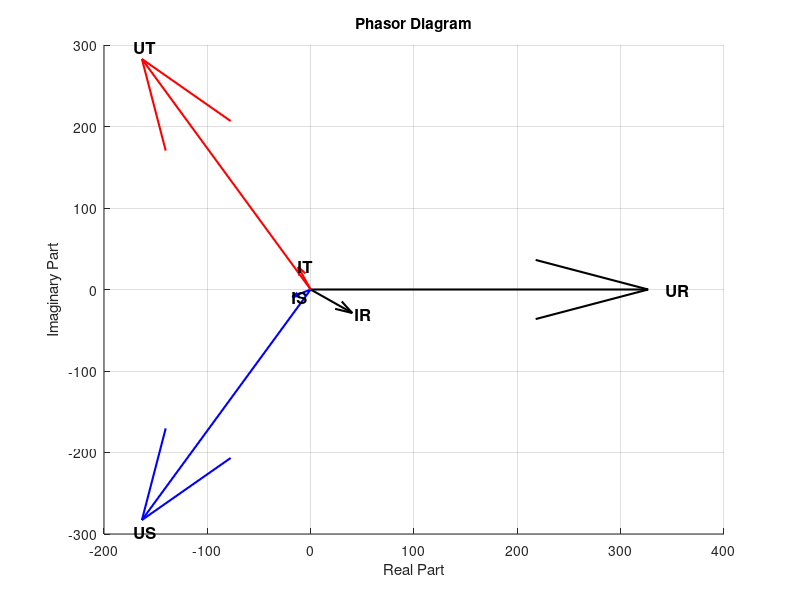

The MATLAB script that drew this image:
clear all;
close all;
%% data
ULLrms=400;
f1=50;
PM1=4700;
cosphiM1=0.85;
PM2=3500;
cosphiM2=0.82;
PMA=1700; %R
cosphiMA=0.71;
PR1=4300; %R-T
%% #1
IM1=PM1/(sqrt(3)*ULLrms*cosphiM1);
phiM1=acos(cosphiM1);
IM1R=sqrt(2)*IM1*(cos(-phiM1)+1i*sin(-phiM1));
IM1S=sqrt(2)*IM1*(cos(-phiM1-(2/3)*pi)+1i*sin(-phiM1-(2/3)*pi));
IM1T=sqrt(2)*IM1*(cos(-phiM1-(4/3)*pi)+1i*sin(-phiM1-(4/3)*pi));

IM2=PM2/(sqrt(3)*ULLrms*cosphiM2);
phiM2=acos(cosphiM2);
IM2R=sqrt(2)*IM2*(cos(-phiM2)+1i*sin(-phiM2));
IM2S=sqrt(2)*IM2*(cos(-phiM2-(2/3)*pi)+1i*sin(-phiM2-(2/3)*pi));
IM2T=sqrt(2)*IM2*(cos(-phiM2-(4/3)*pi)+1i*sin(-phiM2-(4/3)*pi));

IMA=PMA/((ULLrms/sqrt(3))*cosphiMA);
phiMA=acos(cosphiMA);
IMAc=sqrt(2)*IMA*(cos(-phiMA)+1i*sin(-phiMA));

IR1=PR1/ULLrms;
phiR1=-pi/6;
IR1c=sqrt(2)*IR1*(cos(phiR1)+1i*sin(phiR1));
%% #2
IRc=IM1R+IM2R+IR1c+IMAc
ISc=IM1S+IM2S
ITc=IM1T+IM2T-IR1c
INc=-IMAc

IR=abs(IRc);
IS=abs(ISc);
IT=abs(ITc);
IN=abs(INc);

phiR=atan2(imag(IRc),real(IRc));
phiS=atan2(imag(ISc),real(ISc));
phiT=atan2(imag(ITc),real(ITc));
phiN=atan2(imag(INc),real(INc));
phiRdeg=rad2deg(phiR);
phiSdeg=rad2deg(phiS);
phiTdeg=rad2deg(phiT);
phiNdeg=rad2deg(phiN);

UR=(sqrt(2)/sqrt(3))*ULLrms*(cos(0)+1i*sin(0));
US=(sqrt(2)/sqrt(3))*ULLrms*(cos(-(2/3)*pi)+1i*sin(-(2/3)*pi));
UT=(sqrt(2)/sqrt(3))*ULLrms*(cos(-(4/3)*pi)+1i*sin(-(4/3)*pi));
SR=0.5*UR*conj(IRc);
SS=0.5*US*conj(ISc);
ST=0.5*UT*conj(ITc);
%disp(sprintf('%.2f+j  %.2fi', real(ST), imag(ST)));
%% #3
figure(1);
hold on;
z = [UR IRc];
quiver(zeros(size(z)), zeros(size(z)), real(z), imag(z), 0, 'k', 'LineWidth', 1.5);
zz = [US ISc];
quiver(zeros(size(zz)), zeros(size(zz)), real(zz), imag(zz), 0, 'b', 'LineWidth', 1.5);
zzz = [UT ITc];
quiver(zeros(size(zzz)), zeros(size(zzz)), real(zzz), imag(zzz), 0, 'r', 'LineWidth', 1.5);

labels = {'UR', 'IR', 'US', 'IS', 'UT', 'IT'};
all_vectors = [z zz zzz]; % Combine all vectors

for k = 1:length(all_vectors)
    text(real(all_vectors(k)) * 1.05, imag(all_vectors(k)) * 1.05, labels{k}, ...
        'FontSize', 12, 'FontWeight', 'bold', 'Color', 'k');
end

grid on;
xlabel('Real Part');
ylabel('Imaginary Part');
title('Phasor Diagram');
%% #4
Uc=ULLrms/sqrt(3);
CR=imag(SR)/(Uc^2*2*pi*f1); 
CS=imag(SS)/(Uc^2*2*pi*f1);
CT=imag(ST)/(Uc^2*2*pi*f1);